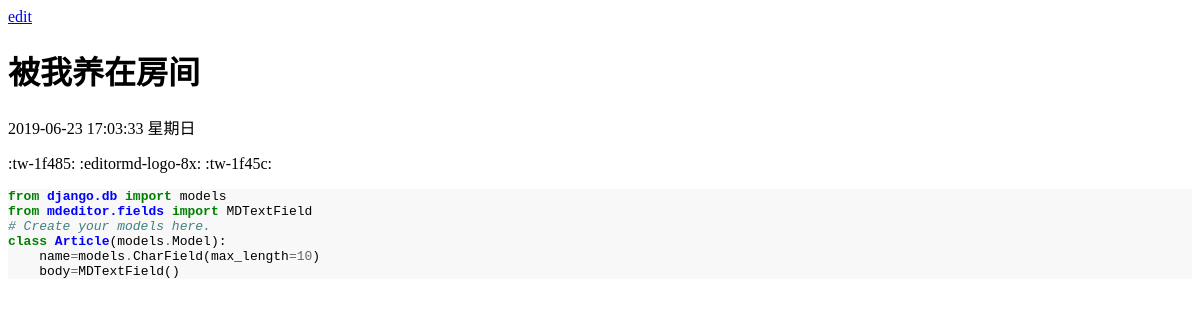
Screenshot of /blog_detail/1 with the database file from the repository.
### article/models.py (models this page shows, shortened)
class Article(models.Model):
    name=models.CharField(max_length=10,unique=True)
    body=MDTextField()

### article/views.py (the view)
# urls.py: path('blog_detail/<int:blog_id>',blog_detail,name='blog_detail')
def blog_detail(request,blog_id):
    try:
        blog=Article.objects.get(pk=int(blog_id))
    except:
        return HttpResponseNotFound
    blog.body=markdown.markdown(blog.body,extensions=[
        'markdown.extensions.extra',
        'markdown.extensions.codehilite',
        'markdown.extensions.toc',
    ])
    form=BlogForm()
    return render(request,'detail.html',{'blog':blog,'form':form})

### templates/detail.html (shortened to what this page needs)
{% load staticfiles %}
<!DOCTYPE html>
<html lang="en">
<head>
    <link rel="stylesheet" href="{% static 'css/code.css' %}">
</head>
<body>
     <a href="/blog/?action=44&id={{ blog.id }}">edit</a>
     <h1>{{ blog.name }}</h1>
    {{ blog.body|safe }}
</body>
</html>

### static/css/code.css (style rules this page uses)
.codehilite { background: #f8f8f8; }
.codehilite .k { color: #008000; font-weight: bold }
.codehilite .o { color: #666666 }
.codehilite .c1 { color: #408080; font-style: italic }
.codehilite .kn { color: #008000; font-weight: bold }
.codehilite .nc { color: #0000FF; font-weight: bold }
.codehilite .nn { color: #0000FF; font-weight: bold }
.codehilite .w { color: #bbbbbb }
.codehilite .mi { color: #666666 }

### rows the page displays
Article: name "被我养在房间", body "2019-06-23 17:03:33 星期日 :tw-1f485: :editormd-logo-8x: :tw-1f45c: from django.db import models from mdeditor.fields import MDTextField # Create your models here. class Article ( models . Model ): name = models . CharField ( max_length = 10 ) body = MDTextField ()"
